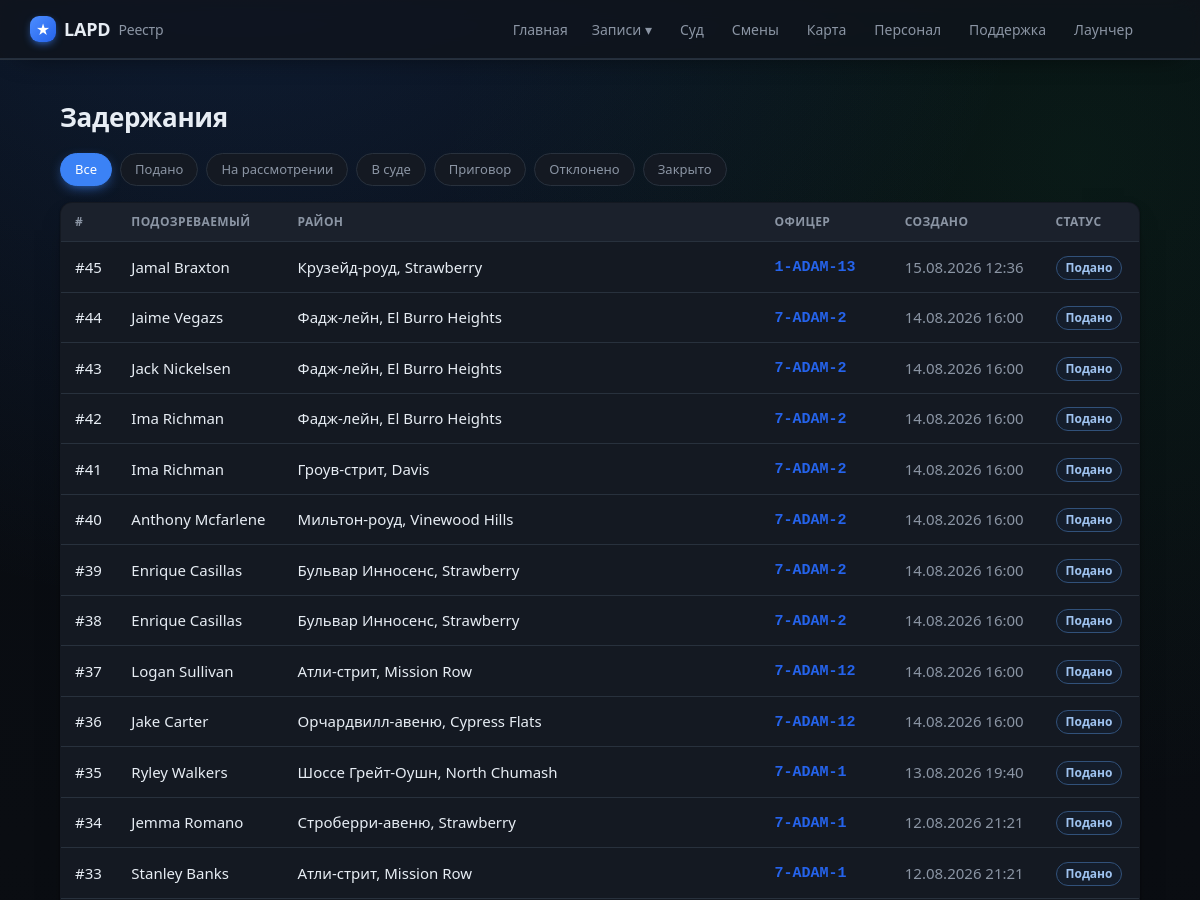
The app's page /cases (upper part), older data.
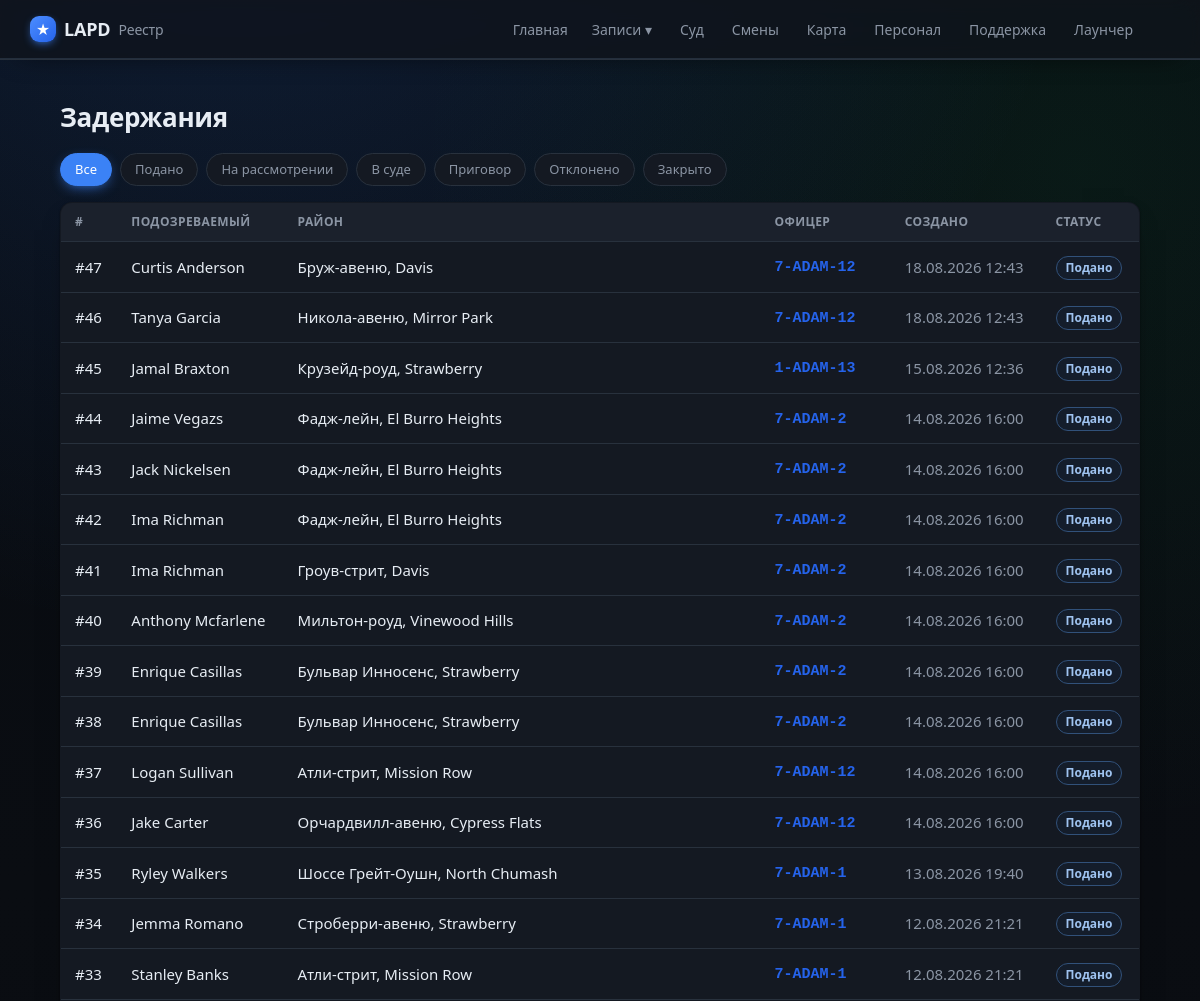
The same page, newer data.
### tables this page shows
CREATE TABLE cases (
                id INTEGER PRIMARY KEY AUTOINCREMENT,
                officer_id INTEGER NOT NULL,
                suspect_name TEXT,
                wanted INTEGER DEFAULT 0,
                license_state TEXT,
                citations INTEGER DEFAULT 0,
                zone TEXT,
                postal TEXT,
                game_time TEXT,
                created_at TEXT NOT NULL,
                screenshot TEXT,
                status TEXT NOT NULL DEFAULT 'submitted',
                discord_sent INTEGER DEFAULT 0,
                vehicle_model TEXT, vehicle_plate TEXT, vehicle_color TEXT,
                charges TEXT, found_items TEXT, reason TEXT, notes TEXT,
                mugshot TEXT, fine INTEGER, bail INTEGER, jail_time TEXT,
                is_test INTEGER DEFAULT 0, external_id TEXT, suspect_dob TEXT,
                FOREIGN KEY (officer_id) REFERENCES officers(id)
            );

CREATE TABLE officers (
                id INTEGER PRIMARY KEY AUTOINCREMENT,
                callsign TEXT UNIQUE NOT NULL,
                name TEXT
            , current_status TEXT, status_since TEXT, rank TEXT, department TEXT, discord TEXT, is_admin INTEGER);

### app/main.py (the view)
@app.route("/cases")
def cases():
    status = request.args.get("status") or None
    return render_template("cases.html", cases=db.list_cases(200, status=status),
                           statuses=db.STATUSES, active_status=status)

### app/db.py (called while the page is built)
def fmt_dt(iso):
    try:
        dt = datetime.datetime.fromisoformat(iso)
        return dt.strftime("%d.%m.%Y %H:%M")
    except Exception:
        return iso or "—"

@contextmanager
def get_conn():
    conn = sqlite3.connect(config.DB_PATH)
    conn.row_factory = sqlite3.Row
    try:
        yield conn
        conn.commit()
    finally:
        conn.close()

def _jsonlist(val):
    if not val:
        return []
    try:
        return json.loads(val)
    except Exception:
        return [x.strip() for x in str(val).split(",") if x.strip()]

def _parse_charge(s):
    import re as _re
    m = _re.match(r"^\s*(\S+)\s·\s(.+?)(?:\s\(([^)]+)\))?\s*$", s or "")
    if m:
        return {"code": m.group(1), "desc": m.group(2), "cls": m.group(3) or ""}
    return {"code": "", "desc": s or "", "cls": ""}

def _replace_mojibake_pairs(s):
    for bad, good in sorted(_MOJI_TO_CYR.items(), key=lambda x: len(x[0]), reverse=True):
        s = s.replace(bad, good)
    return s

def _fix_rooms(s):
    return re.sub(r"(\d)([А-Я])", lambda m: m.group(1) + _CYR2LAT.get(m.group(2), m.group(2)), s)

### app/templates/cases.html (shortened to what this page needs)
{% extends "base.html" %}
{% block content %}
<h1>Задержания</h1>
<div class="filters">
  <a href="{{ url_for('cases') }}" class="chip {{ 'on' if not active_status }}">Все</a>
  {% for s in statuses %}
    <a href="{{ url_for('cases', status=s) }}" class="chip {{ 'on' if active_status==s }}">{{ STATUS_RU[s] }}</a>
  {% endfor %}
</div>
{% if cases %}
<table class="tbl">
  <thead><tr><th>#</th><th>Подозреваемый</th><th>Район</th><th>Офицер</th><th>Создано</th><th>Статус</th></tr></thead>
  <tbody>
  {% for c in cases %}
    <tr onclick="location='{{ url_for('case_view', cid=c.id) }}'">
      <td><a class="row-link" href="{{ url_for('case_view', cid=c.id) }}" onclick="event.stopPropagation()">#{{ c.id }}</a></td>
      <td><a class="row-link" href="{{ url_for('file_view', name=c.suspect_name) }}" onclick="event.stopPropagation()">{{ c.suspect_name }}</a>
        {% if c.wanted %}<span class="tag wanted">розыск</span>{% endif %}</td>
      <td>{% if c.zone %}<a href="{{ url_for('game_map', zone=c.zone) }}" onclick="event.stopPropagation()">{{ c.zone }}</a>{% else %}—{% endif %}</td>
      <td>{% if c.callsign %}<a class="cs" href="{{ url_for('officer_view', callsign=c.callsign) }}" onclick="event.stopPropagation()">{{ c.callsign }}</a>{% else %}—{% endif %}</td>
      <td class="muted">{{ c.created_fmt }}</td>
      <td><span class="tag st-{{ c.status }}">{{ c.status_ru }}</span></td>
    </tr>
  {% endfor %}
  </tbody>
</table>
{% else %}
  <p class="empty">Дел не найдено<span class="empty-sub">Нет записей по выбранному фильтру.</span></p>
{% endif %}
{% endblock %}

Row changes from the older to the newer data that the page shows:
added cases: id "47", suspect_name "Curtis Anderson", zone "Бруж-авеню, Davis", callsign "7-ADAM-12", created_fmt "18.08.2026 12:43", status_ru "Подано"
added cases: id "46", suspect_name "Tanya Garcia", zone "Никола-авеню, Mirror Park", callsign "7-ADAM-12", created_fmt "18.08.2026 12:43", status_ru "Подано"
